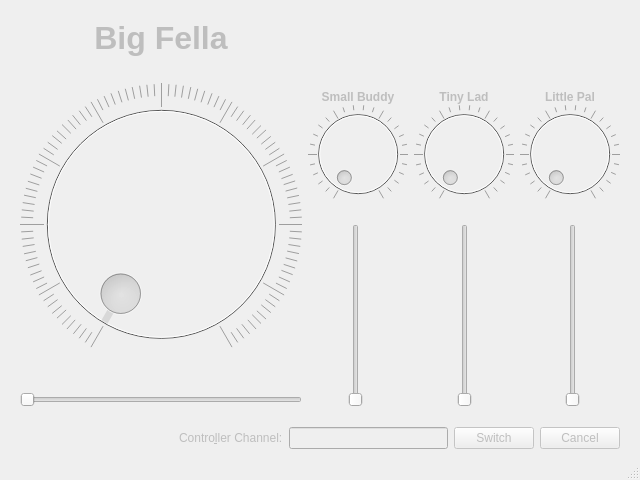
<?xml version="1.0" encoding="UTF-8"?>
<ui version="4.0">
 <class>MainWindow</class>
 <widget class="QMainWindow" name="MainWindow">
  <property name="enabled">
   <bool>false</bool>
  </property>
  <property name="geometry">
   <rect>
    <x>0</x>
    <y>0</y>
    <width>640</width>
    <height>480</height>
   </rect>
  </property>
  <property name="minimumSize">
   <size>
    <width>640</width>
    <height>480</height>
   </size>
  </property>
  <property name="windowTitle">
   <string>Gauges Demo</string>
  </property>
  <widget class="QWidget" name="centralwidget">
   <layout class="QGridLayout" name="gridLayout">
    <property name="leftMargin">
     <number>20</number>
    </property>
    <property name="topMargin">
     <number>20</number>
    </property>
    <property name="rightMargin">
     <number>20</number>
    </property>
    <property name="verticalSpacing">
     <number>20</number>
    </property>
    <item row="0" column="0" rowspan="2">
     <layout class="QVBoxLayout" name="bigFellaLayout">
      <property name="spacing">
       <number>0</number>
      </property>
      <item>
       <widget class="QLabel" name="bigFellaLabel">
        <property name="font">
         <font>
          <pointsize>24</pointsize>
          <weight>75</weight>
          <bold>true</bold>
         </font>
        </property>
        <property name="text">
         <string>Big Fella</string>
        </property>
        <property name="alignment">
         <set>Qt::AlignCenter</set>
        </property>
       </widget>
      </item>
      <item>
       <widget class="Gauge" name="bigFellaDial">
        <property name="enabled">
         <bool>false</bool>
        </property>
        <property name="sizePolicy">
         <sizepolicy hsizetype="Preferred" vsizetype="MinimumExpanding">
          <horstretch>0</horstretch>
          <verstretch>0</verstretch>
         </sizepolicy>
        </property>
        <property name="focusPolicy">
         <enum>Qt::NoFocus</enum>
        </property>
        <property name="maximum">
         <number>100</number>
        </property>
        <property name="notchesVisible">
         <bool>true</bool>
        </property>
       </widget>
      </item>
      <item>
       <widget class="QSlider" name="bigFellaSlider">
        <property name="toolTip">
         <string>Adjust the Big Fella value.</string>
        </property>
        <property name="maximum">
         <number>100</number>
        </property>
        <property name="orientation">
         <enum>Qt::Horizontal</enum>
        </property>
       </widget>
      </item>
     </layout>
    </item>
    <item row="0" column="1">
     <layout class="QVBoxLayout" name="smallBuddyLayout">
      <item>
       <spacer name="smallBuddySpacer">
        <property name="orientation">
         <enum>Qt::Vertical</enum>
        </property>
        <property name="sizeHint" stdset="0">
         <size>
          <width>20</width>
          <height>40</height>
         </size>
        </property>
       </spacer>
      </item>
      <item>
       <widget class="QLabel" name="smallBuddyLabel">
        <property name="font">
         <font>
          <weight>75</weight>
          <bold>true</bold>
         </font>
        </property>
        <property name="text">
         <string>Small Buddy</string>
        </property>
        <property name="alignment">
         <set>Qt::AlignCenter</set>
        </property>
       </widget>
      </item>
      <item>
       <widget class="Gauge" name="smallBuddyDial">
        <property name="enabled">
         <bool>false</bool>
        </property>
        <property name="focusPolicy">
         <enum>Qt::NoFocus</enum>
        </property>
        <property name="maximum">
         <number>100</number>
        </property>
        <property name="notchesVisible">
         <bool>true</bool>
        </property>
       </widget>
      </item>
     </layout>
    </item>
    <item row="0" column="2">
     <layout class="QVBoxLayout" name="tinyLadLayout">
      <item>
       <spacer name="tinyLadSpacer">
        <property name="orientation">
         <enum>Qt::Vertical</enum>
        </property>
        <property name="sizeHint" stdset="0">
         <size>
          <width>20</width>
          <height>40</height>
         </size>
        </property>
       </spacer>
      </item>
      <item>
       <widget class="QLabel" name="tinyLadLabel">
        <property name="font">
         <font>
          <weight>75</weight>
          <bold>true</bold>
         </font>
        </property>
        <property name="text">
         <string>Tiny Lad</string>
        </property>
        <property name="alignment">
         <set>Qt::AlignCenter</set>
        </property>
       </widget>
      </item>
      <item>
       <widget class="Gauge" name="tinyLadDial">
        <property name="enabled">
         <bool>false</bool>
        </property>
        <property name="focusPolicy">
         <enum>Qt::NoFocus</enum>
        </property>
        <property name="maximum">
         <number>100</number>
        </property>
        <property name="notchesVisible">
         <bool>true</bool>
        </property>
       </widget>
      </item>
     </layout>
    </item>
    <item row="0" column="3">
     <layout class="QVBoxLayout" name="littlePalLayout">
      <item>
       <spacer name="littlePalSpacer">
        <property name="orientation">
         <enum>Qt::Vertical</enum>
        </property>
        <property name="sizeHint" stdset="0">
         <size>
          <width>20</width>
          <height>40</height>
         </size>
        </property>
       </spacer>
      </item>
      <item>
       <widget class="QLabel" name="littlePalLabel">
        <property name="font">
         <font>
          <weight>75</weight>
          <bold>true</bold>
         </font>
        </property>
        <property name="text">
         <string>Little Pal</string>
        </property>
        <property name="alignment">
         <set>Qt::AlignCenter</set>
        </property>
       </widget>
      </item>
      <item>
       <widget class="Gauge" name="littlePalDial">
        <property name="enabled">
         <bool>false</bool>
        </property>
        <property name="focusPolicy">
         <enum>Qt::NoFocus</enum>
        </property>
        <property name="maximum">
         <number>100</number>
        </property>
        <property name="notchesVisible">
         <bool>true</bool>
        </property>
       </widget>
      </item>
     </layout>
    </item>
    <item row="1" column="1" colspan="3">
     <layout class="QHBoxLayout" name="slidersLayout" stretch="0,0,1,0,1,0,0">
      <property name="spacing">
       <number>0</number>
      </property>
      <item>
       <spacer name="firstSliderSpacer">
        <property name="orientation">
         <enum>Qt::Horizontal</enum>
        </property>
        <property name="sizeHint" stdset="0">
         <size>
          <width>40</width>
          <height>20</height>
         </size>
        </property>
       </spacer>
      </item>
      <item>
       <widget class="QSlider" name="smallBuddySlider">
        <property name="toolTip">
         <string>Adjust the Small Buddy value.</string>
        </property>
        <property name="maximum">
         <number>100</number>
        </property>
        <property name="orientation">
         <enum>Qt::Vertical</enum>
        </property>
       </widget>
      </item>
      <item>
       <spacer name="secondSliderSpacer">
        <property name="orientation">
         <enum>Qt::Horizontal</enum>
        </property>
        <property name="sizeHint" stdset="0">
         <size>
          <width>40</width>
          <height>20</height>
         </size>
        </property>
       </spacer>
      </item>
      <item>
       <widget class="QSlider" name="tinyLadSlider">
        <property name="toolTip">
         <string>Adjust the Tiny Lad value.</string>
        </property>
        <property name="maximum">
         <number>100</number>
        </property>
        <property name="orientation">
         <enum>Qt::Vertical</enum>
        </property>
       </widget>
      </item>
      <item>
       <spacer name="thirdSliderSpacer">
        <property name="orientation">
         <enum>Qt::Horizontal</enum>
        </property>
        <property name="sizeHint" stdset="0">
         <size>
          <width>40</width>
          <height>20</height>
         </size>
        </property>
       </spacer>
      </item>
      <item>
       <widget class="QSlider" name="littlePalSlider">
        <property name="toolTip">
         <string>Adjust the Little Pal value.</string>
        </property>
        <property name="maximum">
         <number>100</number>
        </property>
        <property name="orientation">
         <enum>Qt::Vertical</enum>
        </property>
       </widget>
      </item>
      <item>
       <spacer name="fourthSliderSpacer">
        <property name="orientation">
         <enum>Qt::Horizontal</enum>
        </property>
        <property name="sizeHint" stdset="0">
         <size>
          <width>40</width>
          <height>20</height>
         </size>
        </property>
       </spacer>
      </item>
     </layout>
    </item>
    <item row="2" column="0" colspan="4">
     <layout class="QHBoxLayout" name="channelLayout">
      <property name="spacing">
       <number>6</number>
      </property>
      <item>
       <spacer name="channelSpacer">
        <property name="orientation">
         <enum>Qt::Horizontal</enum>
        </property>
        <property name="sizeHint" stdset="0">
         <size>
          <width>40</width>
          <height>20</height>
         </size>
        </property>
       </spacer>
      </item>
      <item>
       <widget class="QLabel" name="channelLabel">
        <property name="toolTip">
         <string>Enter a 6-digit controller channel.</string>
        </property>
        <property name="text">
         <string>Contro&amp;ller Channel:</string>
        </property>
        <property name="buddy">
         <cstring>channelEdit</cstring>
        </property>
       </widget>
      </item>
      <item>
       <widget class="QLineEdit" name="channelEdit">
        <property name="toolTip">
         <string>Enter a 6-digit controller channel.</string>
        </property>
       </widget>
      </item>
      <item>
       <widget class="QPushButton" name="channelSwitchButton">
        <property name="enabled">
         <bool>false</bool>
        </property>
        <property name="toolTip">
         <string>Switch to the entered channel.</string>
        </property>
        <property name="text">
         <string>Switch</string>
        </property>
       </widget>
      </item>
      <item>
       <widget class="QPushButton" name="channelCancelButton">
        <property name="enabled">
         <bool>false</bool>
        </property>
        <property name="toolTip">
         <string>Cancel controller channel editing.</string>
        </property>
        <property name="text">
         <string>Cancel</string>
        </property>
       </widget>
      </item>
     </layout>
    </item>
   </layout>
  </widget>
  <widget class="QStatusBar" name="statusbar"/>
 </widget>
 <customwidgets>
  <customwidget>
   <class>Gauge</class>
   <extends>QDial</extends>
   <header>gauges/ui/gauge.h</header>
  </customwidget>
 </customwidgets>
 <tabstops>
  <tabstop>channelEdit</tabstop>
  <tabstop>channelSwitchButton</tabstop>
  <tabstop>channelCancelButton</tabstop>
  <tabstop>bigFellaSlider</tabstop>
  <tabstop>smallBuddySlider</tabstop>
  <tabstop>tinyLadSlider</tabstop>
  <tabstop>littlePalSlider</tabstop>
 </tabstops>
 <resources/>
 <connections>
  <connection>
   <sender>channelEdit</sender>
   <signal>returnPressed()</signal>
   <receiver>channelSwitchButton</receiver>
   <slot>animateClick()</slot>
   <hints>
    <hint type="sourcelabel">
     <x>382</x>
     <y>437</y>
    </hint>
    <hint type="destinationlabel">
     <x>491</x>
     <y>437</y>
    </hint>
   </hints>
  </connection>
 </connections>
</ui>
